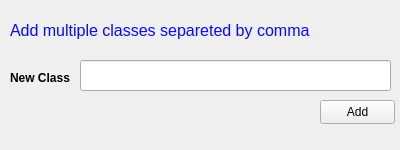
<?xml version="1.0" encoding="UTF-8"?>
<ui version="4.0">
 <class>form_addClass</class>
 <widget class="QWidget" name="form_addClass">
  <property name="geometry">
   <rect>
    <x>0</x>
    <y>0</y>
    <width>400</width>
    <height>150</height>
   </rect>
  </property>
  <property name="minimumSize">
   <size>
    <width>400</width>
    <height>150</height>
   </size>
  </property>
  <property name="maximumSize">
   <size>
    <width>400</width>
    <height>150</height>
   </size>
  </property>
  <property name="windowTitle">
   <string>Add Class</string>
  </property>
  <widget class="QLineEdit" name="lineEdit_classes">
   <property name="geometry">
    <rect>
     <x>80</x>
     <y>60</y>
     <width>311</width>
     <height>31</height>
    </rect>
   </property>
   <property name="font">
    <font>
     <pointsize>14</pointsize>
    </font>
   </property>
  </widget>
  <widget class="QLabel" name="label_newclass">
   <property name="geometry">
    <rect>
     <x>10</x>
     <y>70</y>
     <width>61</width>
     <height>16</height>
    </rect>
   </property>
   <property name="font">
    <font>
     <bold>true</bold>
    </font>
   </property>
   <property name="text">
    <string>New Class:</string>
   </property>
  </widget>
  <widget class="QPushButton" name="btn_add">
   <property name="geometry">
    <rect>
     <x>320</x>
     <y>100</y>
     <width>75</width>
     <height>24</height>
    </rect>
   </property>
   <property name="text">
    <string>Add</string>
   </property>
  </widget>
  <widget class="QLabel" name="label_help">
   <property name="geometry">
    <rect>
     <x>10</x>
     <y>20</y>
     <width>371</width>
     <height>21</height>
    </rect>
   </property>
   <property name="font">
    <font>
     <pointsize>12</pointsize>
    </font>
   </property>
   <property name="styleSheet">
    <string notr="true">color: rgb(10, 10, 250);</string>
   </property>
   <property name="text">
    <string>Add multiple classes separeted by comma</string>
   </property>
  </widget>
 </widget>
 <resources/>
 <connections/>
</ui>
